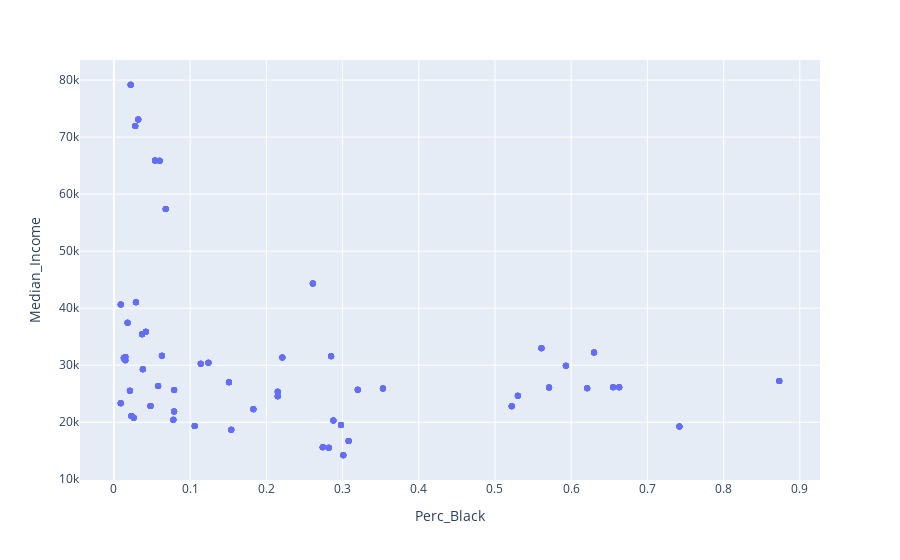

The notebook cell saved with this chart:
### Code cell
fig = px.scatter(df, x='Perc_Black', y='Median_Income')
fig.show()

### Figure 1 — Plotly figure (JSON) as saved in the notebook; plotly's stock layout.template omitted (floating-point values rounded to 4 significant figures; data arrays with more than 128 entries replaced by an {"elided": "..."} marker saying what was removed)
{"data": [{"hovertemplate": "Perc_Black=%{x}<br>Median_Income=%{y}<extra></extra>", "legendgroup": "", "marker": {"color": "#636efa", "symbol": "circle"}, "mode": "markers", "name": "", "orientation": "v", "showlegend": false, "type": "scatter", "x": {"elided": "385 float values"}, "xaxis": "x", "y": {"elided": "385 int values"}, "yaxis": "y"}], "layout": {"legend": {"tracegroupgap": 0}, "margin": {"t": 60}, "xaxis": {"anchor": "y", "domain": [0, 1], "title": {"text": "Perc_Black"}}, "yaxis": {"anchor": "x", "domain": [0, 1], "title": {"text": "Median_Income"}}}}
